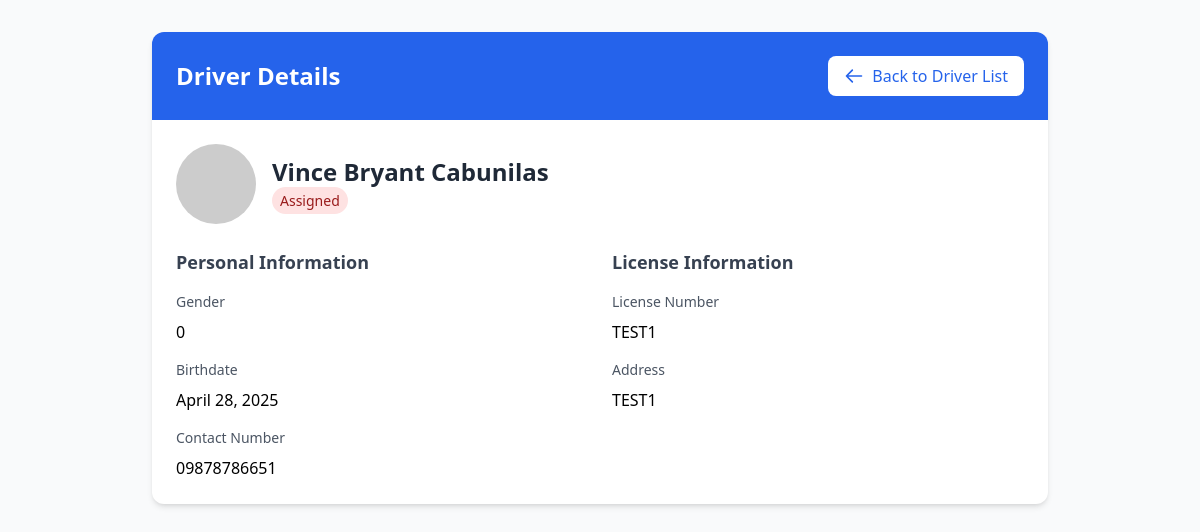
/staff/view_driver.php?id=3, run on the app's committed database.
### tables this page shows
CREATE TABLE `driver` (
  `DRIVER_ID` int(11) NOT NULL,
  `STAFF_ID` int(11) DEFAULT NULL,
  `DRIVER_NAME` varchar(30) NOT NULL,
  `LICENSE_NUMBER` varchar(30) NOT NULL,
  `CONTACT_NUMBER` varchar(20) NOT NULL,
  `ADDRESS` varchar(100) NOT NULL,
  `BIRTHDATE` date NOT NULL,
  `GENDER` varchar(10) NOT NULL,
  `STATUS` varchar(20) NOT NULL
);

### staff/view_driver.php (the view, shortened to what this page needs)
<?php
require_once('../connect.php');
$driver_id = $_GET['id'];
$sql = "CALL sp_GetDriverById(?)";
$stmt = $conn->prepare($sql);
$stmt->bind_param("i", $driver_id);
$stmt->execute();
$result = $stmt->get_result();
$driver = $result->fetch_assoc();
?>
<!DOCTYPE html>
<html lang="en">
<head>
    <script src="https://cdn.tailwindcss.com"></script>
</head>
<body class="bg-gray-50">
    <div class="container mx-auto px-4 py-8">
        <div class="max-w-4xl mx-auto">
            <div class="bg-white rounded-xl shadow-md overflow-hidden">
                <div class="p-6 bg-blue-600">
                    <div class="flex items-center justify-between">
                        <h1 class="text-2xl font-bold text-white">Driver Details</h1>
                        <a href="manage_drivers.php" class="inline-flex items-center px-4 py-2 bg-white text-blue-600 rounded-lg hover:bg-blue-50 transition-colors duration-200">
                            <svg class="w-5 h-5 mr-2" fill="none" stroke="currentColor" viewBox="0 0 24 24">
                                <path stroke-linecap="round" stroke-linejoin="round" stroke-width="2" d="M10 19l-7-7m0 0l7-7m-7 7h18"/>
                            </svg>
                            Back to Driver List
                        </a>
                    </div>
                </div>
                <div class="p-6">
                    <div class="flex items-center mb-6">
                        <img class="h-20 w-20 rounded-full"
                            src="https://ui-avatars.com/api/?name=<?= urlencode($driver['DRIVER_NAME']) ?>"
                            alt="Driver photo">
                        <div class="ml-4">
                            <h2 class="text-2xl font-bold text-gray-800"><?= htmlspecialchars($driver['DRIVER_NAME']) ?></h2>
                            <span class="px-2 py-1 rounded-full text-sm font-medium
                                <?= $driver['STATUS'] === 'Available' ? 'bg-green-100 text-green-800' : 'bg-red-100 text-red-800' ?>">
                                <?= htmlspecialchars($driver['STATUS']) ?>
                            </span>
                        </div>
                    </div>
                    <div class="grid grid-cols-2 gap-6">
                        <div class="space-y-4">
                            <h3 class="text-lg font-semibold text-gray-700">Personal Information</h3>
                            <div class="space-y-2">
                                <p class="text-sm text-gray-600">Gender</p>
                                <p class="font-medium"><?= htmlspecialchars($driver['GENDER']) ?></p>
                            </div>
                            <div class="space-y-2">
                                <p class="text-sm text-gray-600">Birthdate</p>
                                <p class="font-medium"><?= htmlspecialchars(date('F j, Y', strtotime($driver['BIRTHDATE']))) ?></p>
                            </div>
                            <div class="space-y-2">
                                <p class="text-sm text-gray-600">Contact Number</p>
                                <p class="font-medium"><?= htmlspecialchars($driver['CONTACT_NUMBER']) ?></p>
                            </div>
                        </div>
                        <div class="space-y-4">
                            <h3 class="text-lg font-semibold text-gray-700">License Information</h3>
                            <div class="space-y-2">
                                <p class="text-sm text-gray-600">License Number</p>
                                <p class="font-medium"><?= htmlspecialchars($driver['LICENSE_NUMBER']) ?></p>
                            </div>
                            <div class="space-y-2">
                                <p class="text-sm text-gray-600">Address</p>
                                <p class="font-medium"><?= htmlspecialchars($driver['ADDRESS']) ?></p>
                            </div>
                        </div>
                    </div>
                </div>
            </div>
        </div>
    </div>
</body>
</html>

### data on the page
driver: DRIVER_NAME "Vince Bryant Cabunilas", STATUS "Assigned", GENDER "0", BIRTHDATE "April 28, 2025", CONTACT_NUMBER "09878786651", LICENSE_NUMBER "TEST1", ADDRESS "TEST1"
